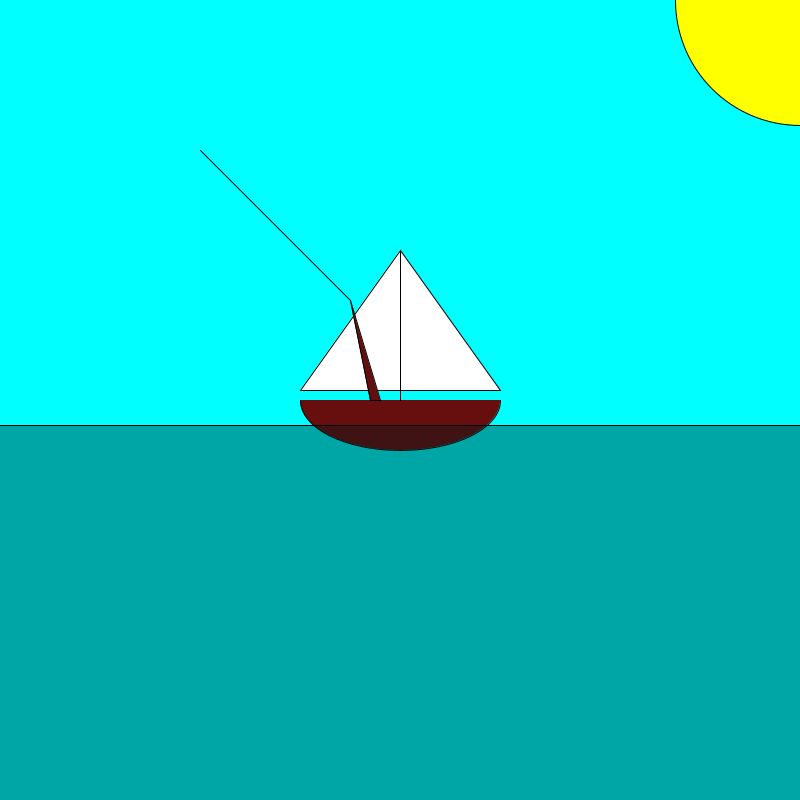
Frame 1 (no input)
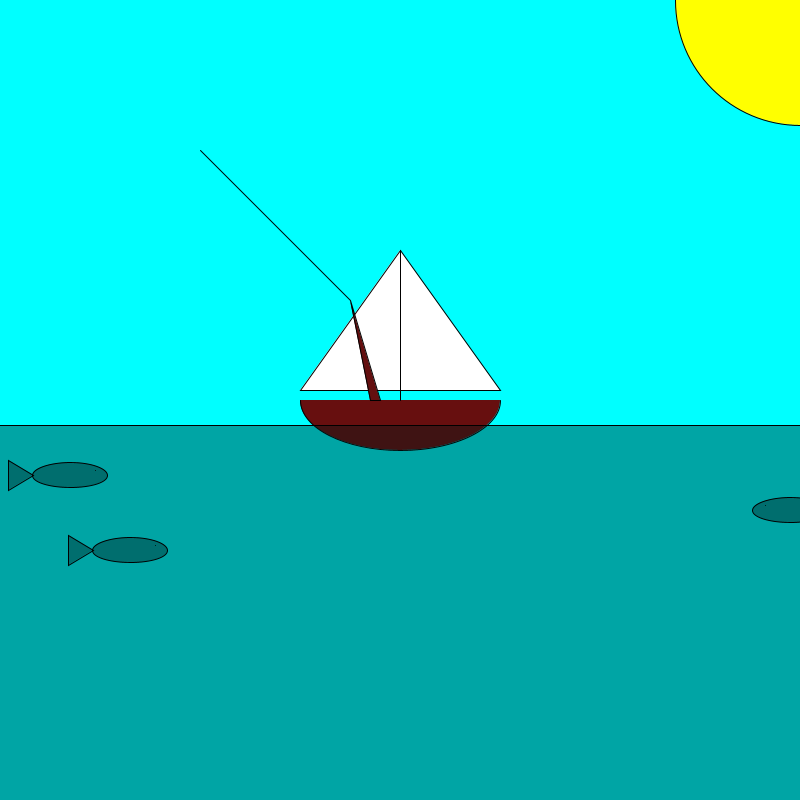
Frame 60 (the mouse pressed at the canvas centre just before this capture)
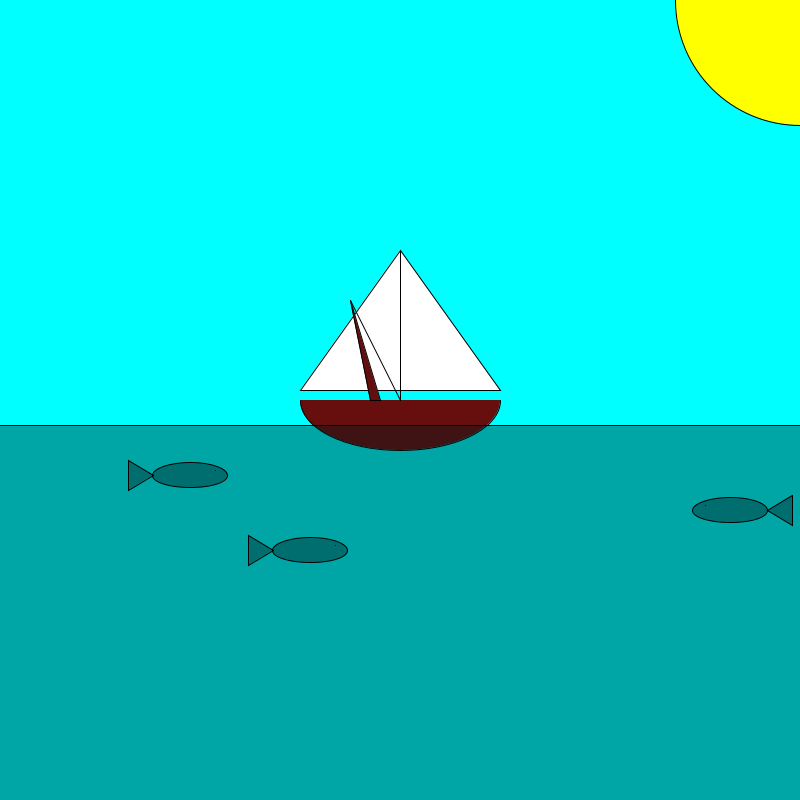
Frame 120 (the mouse held since frame 60 and released just before this capture)

The Processing sketch that drew these frames (run headless with seeded random() and noise(); from frame 60 on, the mouse is pressed at the canvas centre):

// Processing sketch: processing_73214
// ── processing_73214.pde

//////////////////////////////////////////////////////////////////////
//Fishing
//by Nick Contini
//Use the left and right arrow keys to move boat
//Catch the fish by moving the mouse and intersecting the fish with the end of the string
//String is limited to less than or equal to 250 pixels long
//Press the "s" key to switch from day to night
//Oct. 2nd, 2012
//////////////////////////////////////////////////////////////////////

void setup() {
  size(800, 800);
}
//intial fish x and y coordinates
int fish1X = -50;
int fish2X = 850;
int fish3X = -50;
int fish1Y = 475;
int fish2Y = 510;
int fish3Y = 550;

int boatX = 400;

//end of fishing rod string coordinates
int stringEndX, stringEndY;

//controls max length of fishing rod
final int STRING_LENGTH = 250;

//controls whether it is day or night
boolean daytime = true;

void draw() {
  
  //top fish behavior
  fish1();
  //middle fish behavior
  fish2();
  //bottom fish behavior
  fish3();
  
  background(0, 255, 255);
  
  //boolean relation that controls time of day
  if (daytime == true) {
    daytime();
  }
  if (daytime == false) {
    night();
  }
  
  //moves boat left and right
  if (keyPressed) {
    if (keyCode == LEFT) {
      boatX = boatX-5;
    }
    if (keyCode == RIGHT) {
      boatX = boatX+5;
    }
  }
  
  //draws boat
  fill(103, 15, 15);
  arc(boatX, 400, 200, 100, 0, PI);
  fill(255);
  triangle(boatX, 250, boatX-100, 390, boatX+100, 390);
  line(boatX, 400, boatX, 250);
  
  //creates water
  fill(0, 25, 25, 100);
  rectMode(CORNER);
  rect(-1, 425, 802, 375);
  
  //top fish
  fishRight(fish1X, fish1Y);
  //middle fish
  fishLeft(fish2X, fish2Y);
  //bottom fish
  fishRight(fish3X, fish3Y);
  
  fishingRod();

}

void daytime() {
  background(0, 255, 255);
  fill(255, 255, 0);
  ellipse(800, 0, 250, 250);
}

void night() {
  background(0, 0, 100);
  stroke(255);
  stars(30, 30);
  stars(310, 30);
  stars(590, 30);
  stars(30, 100);
  stars(310, 100);
  stars(590, 100);
  stars(30, 170);
  stars(310, 170);
  stars(590, 170);
  stars(30, 240);
  stars(310, 240);
  stars(590, 240);
  stars(30, 310);
  stars(310, 310);
  stars(590, 310);
  stars(65, 345);
  stars(345, 345);
  stars(625, 345);
}

//draws a 8 stars
void stars(int starX, int starY) {
  noStroke();
  fill(255);

  triangle(starX, starY, starX+6, starY+10, starX-6, starY+10);
  triangle(starX+6, starY+3, starX-6, starY+3, starX, starY+13);

  triangle(starX+35, starY+35, starX+41, starY+45, starX+29, starY+45);
  triangle(starX+41, starY+38, starX+29, starY+38, starX+35, starY+48);

  triangle(starX+70, starY, starX+76, starY+10, starX+64, starY+10);
  triangle(starX+76, starY+3, starX+64, starY+3, starX+70, starY+13);

  triangle(starX+105, starY+35, starX+111, starY+45, starX+99, starY+45);
  triangle(starX+111, starY+38, starX+99, starY+38, starX+105, starY+48);

  triangle(starX+140, starY, starX+146, starY+10, starX+134, starY+10);
  triangle(starX+146, starY+3, starX+134, starY+3, starX+140, starY+13);

  triangle(starX+175, starY+35, starX+181, starY+45, starX+169, starY+45);
  triangle(starX+181, starY+38, starX+169, starY+38, starX+175, starY+48);

  triangle(starX+210, starY, starX+216, starY+10, starX+204, starY+10);
  triangle(starX+216, starY+3, starX+204, starY+3, starX+210, starY+13);

  triangle(starX+245, starY+35, starX+251, starY+45, starX+239, starY+45);
  triangle(starX+251, starY+38, starX+239, starY+38, starX+245, starY+48);

  stroke(0);
}

//controls day/night switch
void keyPressed() {
  if (key == 's' || key == 'S') {
    daytime=!daytime;
  }
}

void fishingRod() {
  fill(100, 15, 15);
  triangle(boatX-20, 400, boatX-30, 400, boatX-50, 300);
  //limits length of string when mouse travels too far from boat
  if (hypDistance()>STRING_LENGTH) {
    stringEndX = stringEndX();
    stringEndY = stringEndY();
  }
  else {
    stringEndX = mouseX;
    stringEndY = mouseY;
  }
  line(boatX-50, 300, stringEndX, stringEndY);
}

//draws fish facing left
void fishLeft(int fishX, int fishY) {
  //fish when on string
  if (fishX < stringEndX+37 && fishX > stringEndX-62 && fishY < stringEndY + 25 && fishY > stringEndY - 25) {
    arc(stringEndX, stringEndY+37, 25, 75, PI/2, 3*PI/2);
    arc(stringEndX, stringEndY+37, 25, 75, -PI/2, PI/2);
    triangle(stringEndX, stringEndY+75, stringEndX+15, stringEndY+100, stringEndX-15, stringEndY+100);
  }
  //fish swimming
  else {
    arc(fishX, fishY, 75, 25, 0, PI);
    arc(fishX, fishY, 75, 25, PI, 2*PI);
    triangle(fishX+37, fishY, fishX+62, fishY+15, fishX+62, fishY-15);
    point(fishX-25, fishY-5);
  }
}

//draws fish facing right
void fishRight(int fishX, int fishY) {
  //fish when on string
  if (fishX < stringEndX+37 && fishX > stringEndX-62 && fishY < stringEndY + 25 && fishY > stringEndY - 25) {
    arc(stringEndX, stringEndY+37, 25, 75, PI/2, 3*PI/2);
    arc(stringEndX, stringEndY+37, 25, 75, -PI/2, PI/2);
    triangle(stringEndX, stringEndY+75, stringEndX+15, stringEndY+100, stringEndX-15, stringEndY+100);
  }
//fish when swimming
  else {
    arc(fishX, fishY, 75, 25, 0, PI);
    arc(fishX, fishY, 75, 25, PI, 2*PI);
    triangle(fishX-37, fishY, fishX-62, fishY+15, fishX-62, fishY-15);
    point(fishX+25, fishY-5);
  }
}

//top fish
void fish1() {
  //allows fish to be caught
  if (fish1X < stringEndX+37 && fish1X > stringEndX-62 && fish1Y < stringEndY + 25 && fish1Y > stringEndY - 25) { 
    fish1X = stringEndX;
    fish1Y = stringEndY;
  }
  //normal fish behavior
  else {
    fish1X = fish1X+2;
    if (fish1X == 862) {
      fish1X = -50;
      fish1X = fish1X + 2;
    }
  }
  //allows fish to be put in boat
  if (fish1X == stringEndX && fish1X < boatX+50 && fish1X > boatX-50 && fish1Y < 450 && fish1Y > 400) {
    fish1X = -50;
    fish1X = fish1X + 2;
    fish1Y = 475;
  }
}

//middle fish
void fish2() {
  //allows fish to be caught
  if (fish2X < stringEndX+62 && fish2X > stringEndX-37 && fish2Y < stringEndY + 25 && fish2Y > stringEndY - 25) { 
    fish2X = stringEndX;
    fish2Y = stringEndY;
  }
  //normal fish behavior
  else {
    fish2X = fish2X-1;
    if (fish2X == -62) {
      fish2X = 850;
      fish2X = fish2X - 1;
    }
  }
  //allows fish to be put in boat
  if (fish2X == stringEndX && fish2X < boatX+50 && fish2X > boatX-50 && fish2Y < 450 && fish2Y > 400) {
    fish2X = 850;
    fish2X = fish2X - 1;
    fish2Y = 510;
  }
}

//bottom fish
void fish3() {
  //allows fish to be caught
  if (fish3X < stringEndX+37 && fish3X > stringEndX-62 && fish3Y < stringEndY + 25 && fish3Y > stringEndY - 25) { 
    fish3X = stringEndX;
    fish3Y = stringEndY;
  }
  //normal fish behavior
  else {
    fish3X = fish3X+3;
    if (fish3X == 862) {
      fish3X = -50;
      fish3X = fish3X + 3;
    }
  }
  //allows fish to be put in boat
  if (fish3X == stringEndX && fish3X < boatX+50 && fish3X > boatX-50 && fish3Y < 450 && fish3Y > 400) {
    fish3X = -50;
    fish3X = fish3X + 3;
    fish3Y = 550;
  }
}

//functions to calculate string end coordinates
int stringEndX() {
  int x = (int)(boatX + STRING_LENGTH*(mouseX-(boatX))/hypDistance());
  return (x);
}
int stringEndY() {
  int y = (int)(300+STRING_LENGTH*(mouseY-300)/hypDistance());
  return (y);
}

//calculates the distance between the mouse and the end of fishing rod
float hypDistance() {
  float hypDistance = sqrt((mouseX-(boatX))*(mouseX-(boatX))+(mouseY-300)*(mouseY-300));
  return hypDistance;
}
